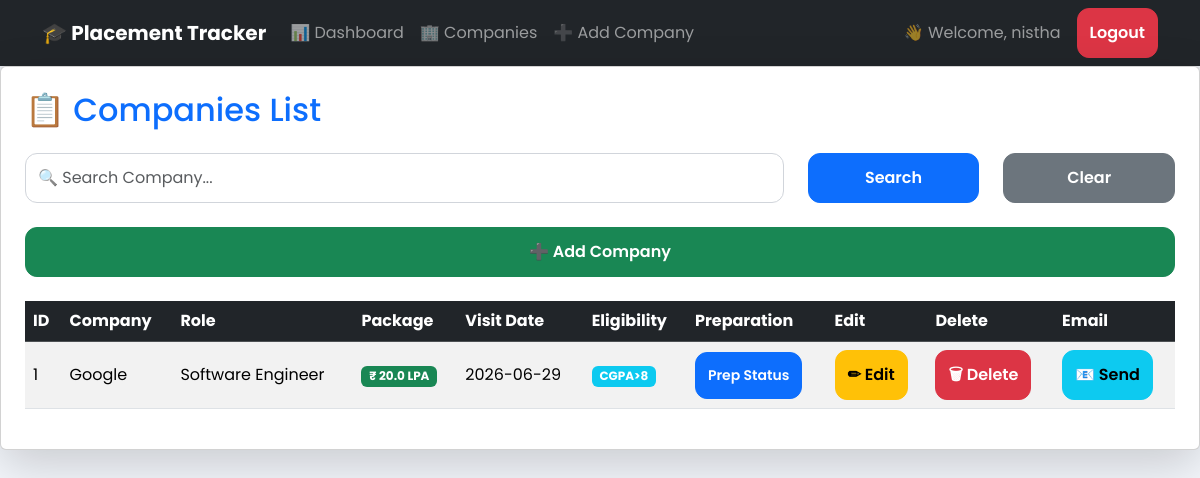
The app's page /companies (signed in), older data.
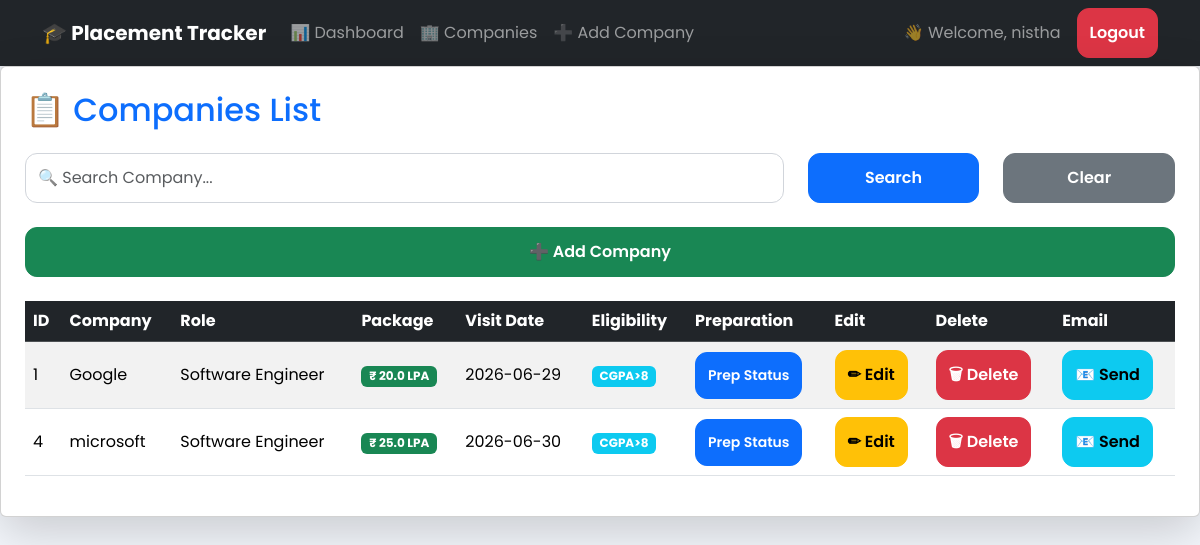
The same page, newer data.
### tables this page shows
CREATE TABLE companies (
    id INTEGER PRIMARY KEY AUTOINCREMENT,
    name TEXT NOT NULL,
    role TEXT,
    package REAL,
    visit_date TEXT,
    eligibility TEXT,
    user_id INTEGER,
    FOREIGN KEY(user_id) REFERENCES users(id)
);

### app.py (the view)
@app.route("/companies")
def companies():
    if "user_id" not in session:
      return redirect("/login")
    conn = sqlite3.connect("placement.db")
    cursor = conn.cursor()
    user_id = session["user_id"]
    search = request.args.get("search")
    if search:
        cursor.execute("""
        SELECT * FROM companies
        WHERE user_id = ? AND name LIKE ?
        """, (user_id, '%' + search + '%'))
    else:
        cursor.execute("""
        SELECT * FROM companies
        WHERE user_id = ?
        """, (user_id,))
    companies = cursor.fetchall()
    conn.close()
    return render_template(
        "companies.html",
        companies=companies,
        search=search
    )

### templates/companies.html
{% extends "base.html" %}
{% block content %}
<div class="card shadow-lg p-4">
<h2 class="text-primary mb-4">
📋 Companies List
</h2>
<form method="GET" action="/companies" class="row mb-4">
    <div class="col-md-8">
        <input
            type="text"
            name="search"
            class="form-control"
            placeholder="🔍 Search Company..."
            value="{{ search if search else '' }}">
    </div>
    <div class="col-md-2">
        <button class="btn btn-primary w-100">
            Search
        </button>
    </div>
    <div class="col-md-2">
        <a href="/companies"
           class="btn btn-secondary w-100">
            Clear
        </a>
    </div>
</form>
<a href="/add"
class="btn btn-success mb-4">
➕ Add Company
</a>
<table class="table table-striped table-hover align-middle">
<thead class="table-dark">
<tr>
<th>ID</th>
<th>Company</th>
<th>Role</th>
<th>Package</th>
<th>Visit Date</th>
<th>Eligibility</th>
<th>Preparation</th>
<th>Edit</th>
<th>Delete</th>
<th>Email</th>
</tr>
</thead>
<tbody>
{% for company in companies %}
<tr>
<td>{{ company[0] }}</td>
<td>{{ company[1] }}</td>
<td>{{ company[2] }}</td>
<td>
<span class="badge bg-success">
₹ {{ company[3] }} LPA
</span>
</td>
<td>{{ company[4] }}</td>
<td>
<span class="badge bg-info">
{{ company[5] }}
</span>
</td>
<td>
<a href="/prep/{{ company[0] }}"
class="btn btn-primary btn-sm">
Prep Status
</a>
</td>
<td>
    <a href="/edit/{{ company[0] }}"
       class="btn btn-warning">
        ✏ Edit
    </a>
</td>
<td>
    <a
        href="/delete/{{ company[0] }}"
        class="btn btn-danger"
        onclick="return confirm('Delete this company?')">
        🗑 Delete
    </a>
</td>
<td>
    <a
        href="/send_reminder/{{ company[0] }}"
        class="btn btn-info"
        onclick="return confirm('Send reminder email?')">
        📧 Send
    </a>
</td>
</tr>
{% endfor %}
</tbody>
</table>
</div>
{% endblock %}

### templates/base.html (shortened to what this page needs)
<!DOCTYPE html>
<html lang="en">
<head>
    <link href="https://cdn.jsdelivr.net/npm/bootstrap@5.3.3/dist/css/bootstrap.min.css"
          rel="stylesheet">
    <link rel="stylesheet"
      href="{{ url_for('static', filename='style.css') }}">
</head>
<body>
{% if "user_id" in session %}
    {% include "navbar.html" %}
{% endif %}
{% block content %}
{% endblock %}
</body>
</html>

### templates/navbar.html (shortened to what this page needs)
<nav class="navbar navbar-expand-lg navbar-dark bg-dark shadow">
    <div class="container">
        <a class="navbar-brand fw-bold" href="/dashboard">
            🎓 Placement Tracker
        </a>
        <div class="collapse navbar-collapse" id="navbarNav">
            <ul class="navbar-nav me-auto">
                <li class="nav-item">
                    <a class="nav-link" href="/dashboard">📊 Dashboard</a>
                </li>
                <li class="nav-item">
                    <a class="nav-link" href="/companies">🏢 Companies</a>
                </li>
                <li class="nav-item">
                    <a class="nav-link" href="/add">➕ Add Company</a>
                </li>
            </ul>
            <span class="navbar-text me-3">
                👋 Welcome, {{ session["user_name"] }}
            </span>
            <a href="/logout" class="btn btn-danger">
                Logout
            </a>
        </div>
    </div>
</nav>

### static/style.css (style rules this page uses)
* { margin:0; padding:0; box-sizing:border-box; }
body { font-family:'Poppins',sans-serif; background:#f4f7fc; }
.form-control { border-radius:12px; padding:12px; border:1px solid #d1d5db; }
.btn-primary { border-radius:12px; padding:12px; font-weight:600; }
.btn { border-radius:12px; padding:12px; font-weight:600; transition:.3s; }
a { text-decoration:none; }

Row changes from the older to the newer data that the page shows:
added companies: id "4", name "microsoft", role "Software Engineer", package "25.0", visit_date "2026-06-30", eligibility "CGPA>8"
